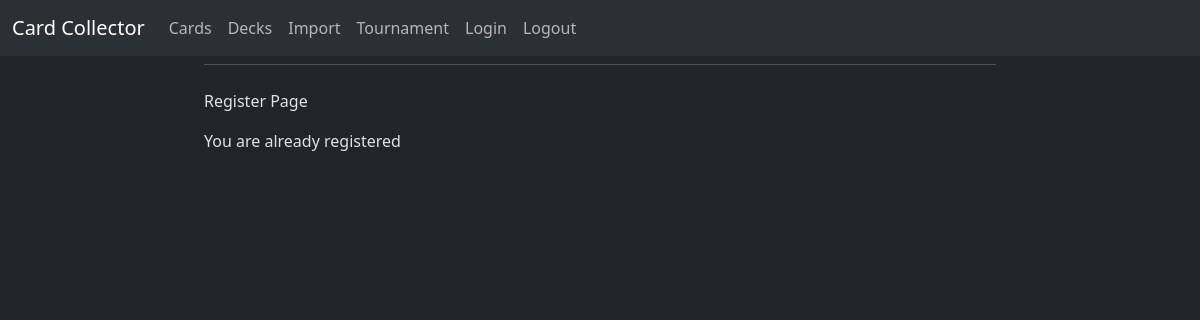
Screenshot of /tournament/register/13/ (signed in) with the database file from the repository.
### siteutils/models.py (models this page shows, shortened)
class menu_items(models.Model):
    title = models.CharField(max_length=200)
    url = models.CharField(max_length=200)
    login_logout = models.CharField(max_length=200, choices=[('LOGIN', 'Login'), ('LOGOUT', 'Logout')])

### tournament/views.py (the view, shortened to what this page needs)
# urls.py: path("register/<str:tour_id>/", views.Register, name="register")
def Register(request, tour_id): #Handle registration
    items = menu_items.objects.all()
    currUser = request.user
    tournament = Tournament.objects.get(pk=tour_id)
    currentRegistration = Registration.objects.filter(tournament = tour_id, player = request.user)
    if Registration.objects.filter(tournament = tour_id, player = request.user).exists(): #if you are already registered a record will be returned and context will not contain the form for html
       context= {"Tournament": tournament,  "items": items}
    return render(request, "tournament/register.html", context)

### tournament/templates/tournament/register.html
{% extends "siteutils/base.html" %}
{% block content %}
<p>Register Page</p>
{% if form %}
<form method="POST">
    {% csrf_token %}
    {{ form }}</br>
    <button type="submit" class="btn btn-secondary">Register</button>
</form>
{% else %}
<p>You are already registered</p>
{% endif %}
{% endblock %}

### siteutils/templates/siteutils/base.html (shortened to what this page needs)
<!doctype html>
<html lang="en-US" data-bs-theme="dark">
  <head>
	<link href="https://cdn.jsdelivr.net/npm/bootstrap@5.3.3/dist/css/bootstrap.min.css" rel="stylesheet">
  </head>
  <body>
    <header>
	<nav class="navbar navbar-expand-lg bg-body-tertiary">
        <div class="container-fluid">
            <a class="navbar-brand" href="#">Card Collector</a>
            <div class="collapse navbar-collapse" id="navbarSupportedContent">
                <ul class="navbar-nav me-auto mb-2 mb-lg-0">
                  {% for item in items %}
                  <li class="nav-item"><a class="nav-link" href = "{{item.url}}">{{ item.title }}</a></li>
                {% endfor %}
                </ul>
            </div>
        </div>
    </nav>
    </header>
<div id="content" name="content" class="main">
	<div class="row justify-content-center">
		<div class="col-8">
			<hr class="mt-0 mb-4">
			{% block content %}
			{% endblock %}
</body>
</html>

### rows the page displays
menu_items: title "Cards"
menu_items: title "Decks"
menu_items: title "Import"
menu_items: title "Tournament"
menu_items: title "Login"
menu_items: title "Logout"
